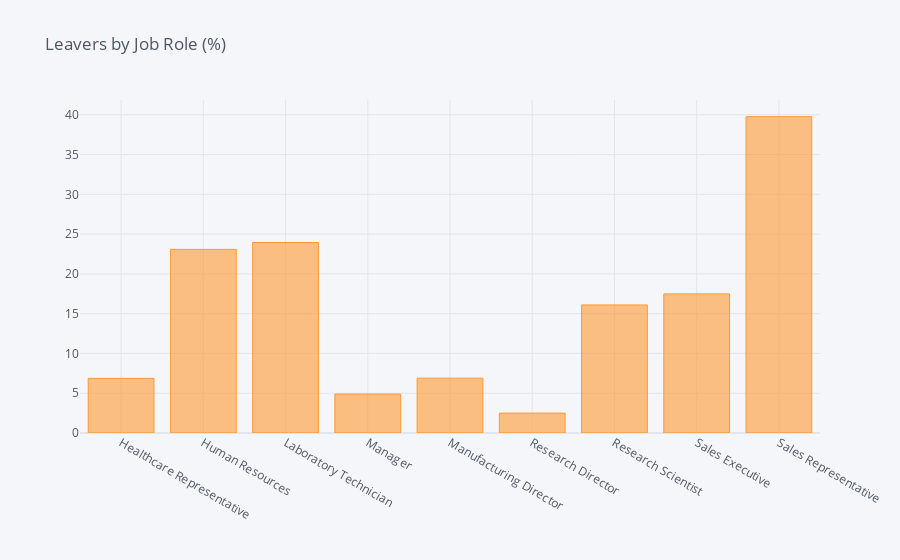

This figure's notebook cell:
### Code cell
df_JobRole = pd.DataFrame(columns=["Job Role", "% of Leavers"])
i=0
for field in list(df_HR['JobRole'].unique()):
    ratio = df_HR[(df_HR['JobRole']==field)&(df_HR['Attrition']=="Yes")].shape[0] / df_HR[df_HR['JobRole']==field].shape[0]
    df_JobRole.loc[i] = (field, ratio*100)
    i += 1
    #print("In {}, the ratio of leavers is {:.2f}%".format(field, ratio*100))    
df_JR = df_JobRole.groupby(by="Job Role").sum()
df_JR.iplot(kind='bar',title='Leavers by Job Role (%)')

### Figure 1 — Plotly figure (JSON) as saved in the notebook; plotly's stock layout.template omitted (floating-point values rounded to 4 significant figures)
{"data": [{"marker": {"color": "rgba(255, 153, 51, 0.6)", "line": {"color": "rgba(255, 153, 51, 1.0)", "width": 1}}, "name": "% of Leavers", "orientation": "v", "text": "", "type": "bar", "x": ["Healthcare Representative", "Human Resources", "Laboratory Technician", "Manager", "Manufacturing Director", "Research Director", "Research Scientist", "Sales Executive", "Sales Representative"], "y": [6.87, 23.08, 23.94, 4.902, 6.897, 2.5, 16.1, 17.48, 39.76]}], "layout": {"legend": {"bgcolor": "#F5F6F9", "font": {"color": "#4D5663"}}, "paper_bgcolor": "#F5F6F9", "plot_bgcolor": "#F5F6F9", "title": {"font": {"color": "#4D5663"}, "text": "Leavers by Job Role (%)"}, "xaxis": {"gridcolor": "#E1E5ED", "showgrid": true, "tickfont": {"color": "#4D5663"}, "title": {"font": {"color": "#4D5663"}, "text": ""}, "zerolinecolor": "#E1E5ED"}, "yaxis": {"gridcolor": "#E1E5ED", "showgrid": true, "tickfont": {"color": "#4D5663"}, "title": {"font": {"color": "#4D5663"}, "text": ""}, "zerolinecolor": "#E1E5ED"}}}
